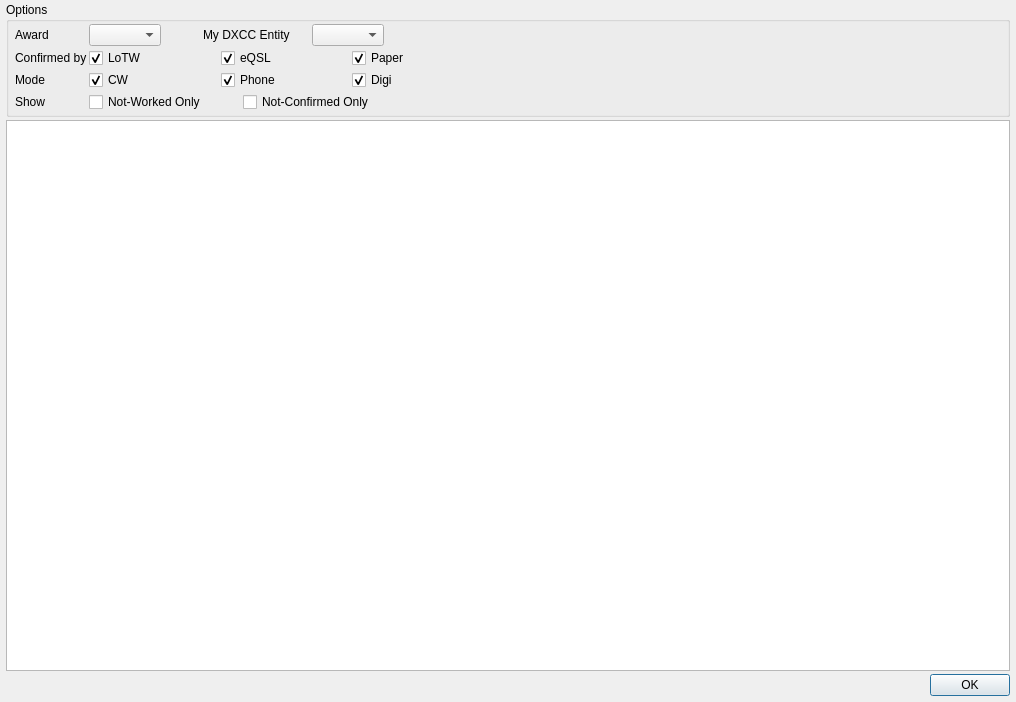
<?xml version="1.0" encoding="UTF-8"?>
<ui version="4.0">
 <class>AwardsDialog</class>
 <widget class="QDialog" name="AwardsDialog">
  <property name="geometry">
   <rect>
    <x>0</x>
    <y>0</y>
    <width>1016</width>
    <height>702</height>
   </rect>
  </property>
  <property name="windowTitle">
   <string>Awards</string>
  </property>
  <layout class="QVBoxLayout" name="verticalLayout">
   <property name="spacing">
    <number>3</number>
   </property>
   <property name="leftMargin">
    <number>6</number>
   </property>
   <property name="topMargin">
    <number>2</number>
   </property>
   <property name="rightMargin">
    <number>6</number>
   </property>
   <property name="bottomMargin">
    <number>6</number>
   </property>
   <item>
    <widget class="QGroupBox" name="awardGroupBox">
     <property name="title">
      <string>Options</string>
     </property>
     <layout class="QFormLayout" name="formLayout_2">
      <property name="horizontalSpacing">
       <number>2</number>
      </property>
      <property name="verticalSpacing">
       <number>2</number>
      </property>
      <property name="leftMargin">
       <number>6</number>
      </property>
      <property name="topMargin">
       <number>2</number>
      </property>
      <property name="rightMargin">
       <number>6</number>
      </property>
      <property name="bottomMargin">
       <number>2</number>
      </property>
      <item row="0" column="0">
       <widget class="QLabel" name="awardNameLabel">
        <property name="text">
         <string>Award</string>
        </property>
       </widget>
      </item>
      <item row="0" column="1">
       <layout class="QHBoxLayout" name="horizontalLayout_3">
        <item>
         <widget class="QComboBox" name="awardComboBox">
          <property name="sizePolicy">
           <sizepolicy hsizetype="Maximum" vsizetype="Fixed">
            <horstretch>0</horstretch>
            <verstretch>0</verstretch>
           </sizepolicy>
          </property>
         </widget>
        </item>
        <item>
         <spacer name="horizontalSpacer">
          <property name="orientation">
           <enum>Qt::Horizontal</enum>
          </property>
          <property name="sizeType">
           <enum>QSizePolicy::Maximum</enum>
          </property>
          <property name="sizeHint" stdset="0">
           <size>
            <width>40</width>
            <height>20</height>
           </size>
          </property>
         </spacer>
        </item>
        <item>
         <widget class="QLabel" name="myEntityLabel">
          <property name="text">
           <string>My DXCC Entity</string>
          </property>
         </widget>
        </item>
        <item>
         <spacer name="horizontalSpacer_3">
          <property name="orientation">
           <enum>Qt::Horizontal</enum>
          </property>
          <property name="sizeType">
           <enum>QSizePolicy::Minimum</enum>
          </property>
          <property name="sizeHint" stdset="0">
           <size>
            <width>20</width>
            <height>20</height>
           </size>
          </property>
         </spacer>
        </item>
        <item>
         <widget class="QComboBox" name="myEntityComboBox">
          <property name="sizePolicy">
           <sizepolicy hsizetype="Maximum" vsizetype="Fixed">
            <horstretch>0</horstretch>
            <verstretch>0</verstretch>
           </sizepolicy>
          </property>
         </widget>
        </item>
        <item>
         <spacer name="horizontalSpacer_2">
          <property name="orientation">
           <enum>Qt::Horizontal</enum>
          </property>
          <property name="sizeHint" stdset="0">
           <size>
            <width>40</width>
            <height>20</height>
           </size>
          </property>
         </spacer>
        </item>
       </layout>
      </item>
      <item row="1" column="0">
       <widget class="QLabel" name="confirmedLabel">
        <property name="text">
         <string>Confirmed by</string>
        </property>
       </widget>
      </item>
      <item row="1" column="1">
       <layout class="QHBoxLayout" name="horizontalLayout" stretch="1,1,5">
        <item>
         <widget class="QCheckBox" name="lotwCheckBox">
          <property name="text">
           <string>LoTW</string>
          </property>
          <property name="checked">
           <bool>true</bool>
          </property>
         </widget>
        </item>
        <item>
         <widget class="QCheckBox" name="eqslCheckBox">
          <property name="text">
           <string>eQSL</string>
          </property>
          <property name="checked">
           <bool>true</bool>
          </property>
         </widget>
        </item>
        <item>
         <widget class="QCheckBox" name="paperCheckBox">
          <property name="text">
           <string>Paper</string>
          </property>
          <property name="checked">
           <bool>true</bool>
          </property>
         </widget>
        </item>
       </layout>
      </item>
      <item row="2" column="0">
       <widget class="QLabel" name="modelabel">
        <property name="text">
         <string>Mode</string>
        </property>
       </widget>
      </item>
      <item row="2" column="1">
       <layout class="QHBoxLayout" name="horizontalLayout_2" stretch="1,1,5">
        <item>
         <widget class="QCheckBox" name="cwCheckBox">
          <property name="text">
           <string>CW</string>
          </property>
          <property name="checked">
           <bool>true</bool>
          </property>
         </widget>
        </item>
        <item>
         <widget class="QCheckBox" name="phoneCheckBox">
          <property name="text">
           <string>Phone</string>
          </property>
          <property name="checked">
           <bool>true</bool>
          </property>
         </widget>
        </item>
        <item>
         <widget class="QCheckBox" name="digiCheckBox">
          <property name="text">
           <string>Digi</string>
          </property>
          <property name="checked">
           <bool>true</bool>
          </property>
         </widget>
        </item>
       </layout>
      </item>
      <item row="4" column="1">
       <layout class="QHBoxLayout" name="horizontalLayout_4" stretch="1,5">
        <item>
         <widget class="QCheckBox" name="notWorkedCheckBox">
          <property name="text">
           <string>Not-Worked Only</string>
          </property>
         </widget>
        </item>
        <item>
         <widget class="QCheckBox" name="notConfirmedCheckBox">
          <property name="text">
           <string>Not-Confirmed Only</string>
          </property>
         </widget>
        </item>
       </layout>
      </item>
      <item row="4" column="0">
       <widget class="QLabel" name="notWorkedLabel">
        <property name="text">
         <string>Show</string>
        </property>
       </widget>
      </item>
     </layout>
    </widget>
   </item>
   <item>
    <widget class="QTableView" name="awardTableView">
     <property name="focusPolicy">
      <enum>Qt::ClickFocus</enum>
     </property>
     <property name="editTriggers">
      <set>QAbstractItemView::NoEditTriggers</set>
     </property>
     <property name="alternatingRowColors">
      <bool>true</bool>
     </property>
     <property name="selectionMode">
      <enum>QAbstractItemView::SingleSelection</enum>
     </property>
     <property name="verticalScrollMode">
      <enum>QAbstractItemView::ScrollPerPixel</enum>
     </property>
     <property name="horizontalScrollMode">
      <enum>QAbstractItemView::ScrollPerPixel</enum>
     </property>
     <attribute name="horizontalHeaderVisible">
      <bool>true</bool>
     </attribute>
     <attribute name="horizontalHeaderCascadingSectionResizes">
      <bool>true</bool>
     </attribute>
     <attribute name="verticalHeaderVisible">
      <bool>false</bool>
     </attribute>
     <attribute name="verticalHeaderMinimumSectionSize">
      <number>20</number>
     </attribute>
     <attribute name="verticalHeaderDefaultSectionSize">
      <number>20</number>
     </attribute>
     <attribute name="verticalHeaderHighlightSections">
      <bool>false</bool>
     </attribute>
    </widget>
   </item>
   <item>
    <widget class="QDialogButtonBox" name="buttonBox">
     <property name="orientation">
      <enum>Qt::Horizontal</enum>
     </property>
     <property name="standardButtons">
      <set>QDialogButtonBox::Ok</set>
     </property>
    </widget>
   </item>
  </layout>
 </widget>
 <resources/>
 <connections>
  <connection>
   <sender>buttonBox</sender>
   <signal>accepted()</signal>
   <receiver>AwardsDialog</receiver>
   <slot>accept()</slot>
   <hints>
    <hint type="sourcelabel">
     <x>259</x>
     <y>738</y>
    </hint>
    <hint type="destinationlabel">
     <x>157</x>
     <y>274</y>
    </hint>
   </hints>
  </connection>
  <connection>
   <sender>buttonBox</sender>
   <signal>rejected()</signal>
   <receiver>AwardsDialog</receiver>
   <slot>reject()</slot>
   <hints>
    <hint type="sourcelabel">
     <x>327</x>
     <y>738</y>
    </hint>
    <hint type="destinationlabel">
     <x>286</x>
     <y>274</y>
    </hint>
   </hints>
  </connection>
  <connection>
   <sender>awardComboBox</sender>
   <signal>currentIndexChanged(int)</signal>
   <receiver>AwardsDialog</receiver>
   <slot>refreshTable(int)</slot>
   <hints>
    <hint type="sourcelabel">
     <x>409</x>
     <y>69</y>
    </hint>
    <hint type="destinationlabel">
     <x>345</x>
     <y>295</y>
    </hint>
   </hints>
  </connection>
  <connection>
   <sender>myEntityComboBox</sender>
   <signal>currentIndexChanged(int)</signal>
   <receiver>AwardsDialog</receiver>
   <slot>refreshTable(int)</slot>
   <hints>
    <hint type="sourcelabel">
     <x>409</x>
     <y>109</y>
    </hint>
    <hint type="destinationlabel">
     <x>345</x>
     <y>295</y>
    </hint>
   </hints>
  </connection>
  <connection>
   <sender>eqslCheckBox</sender>
   <signal>stateChanged(int)</signal>
   <receiver>AwardsDialog</receiver>
   <slot>refreshTable(int)</slot>
   <hints>
    <hint type="sourcelabel">
     <x>689</x>
     <y>164</y>
    </hint>
    <hint type="destinationlabel">
     <x>345</x>
     <y>295</y>
    </hint>
   </hints>
  </connection>
  <connection>
   <sender>lotwCheckBox</sender>
   <signal>stateChanged(int)</signal>
   <receiver>AwardsDialog</receiver>
   <slot>refreshTable(int)</slot>
   <hints>
    <hint type="sourcelabel">
     <x>236</x>
     <y>149</y>
    </hint>
    <hint type="destinationlabel">
     <x>345</x>
     <y>295</y>
    </hint>
   </hints>
  </connection>
  <connection>
   <sender>paperCheckBox</sender>
   <signal>stateChanged(int)</signal>
   <receiver>AwardsDialog</receiver>
   <slot>refreshTable(int)</slot>
   <hints>
    <hint type="sourcelabel">
     <x>960</x>
     <y>164</y>
    </hint>
    <hint type="destinationlabel">
     <x>345</x>
     <y>295</y>
    </hint>
   </hints>
  </connection>
  <connection>
   <sender>cwCheckBox</sender>
   <signal>stateChanged(int)</signal>
   <receiver>AwardsDialog</receiver>
   <slot>refreshTable(int)</slot>
   <hints>
    <hint type="sourcelabel">
     <x>236</x>
     <y>189</y>
    </hint>
    <hint type="destinationlabel">
     <x>345</x>
     <y>295</y>
    </hint>
   </hints>
  </connection>
  <connection>
   <sender>phoneCheckBox</sender>
   <signal>stateChanged(int)</signal>
   <receiver>AwardsDialog</receiver>
   <slot>refreshTable(int)</slot>
   <hints>
    <hint type="sourcelabel">
     <x>689</x>
     <y>204</y>
    </hint>
    <hint type="destinationlabel">
     <x>345</x>
     <y>295</y>
    </hint>
   </hints>
  </connection>
  <connection>
   <sender>digiCheckBox</sender>
   <signal>stateChanged(int)</signal>
   <receiver>AwardsDialog</receiver>
   <slot>refreshTable(int)</slot>
   <hints>
    <hint type="sourcelabel">
     <x>960</x>
     <y>204</y>
    </hint>
    <hint type="destinationlabel">
     <x>345</x>
     <y>295</y>
    </hint>
   </hints>
  </connection>
  <connection>
   <sender>awardTableView</sender>
   <signal>doubleClicked(QModelIndex)</signal>
   <receiver>AwardsDialog</receiver>
   <slot>awardTableDoubleClicked(QModelIndex)</slot>
   <hints>
    <hint type="sourcelabel">
     <x>521</x>
     <y>419</y>
    </hint>
    <hint type="destinationlabel">
     <x>521</x>
     <y>350</y>
    </hint>
   </hints>
  </connection>
  <connection>
   <sender>notWorkedCheckBox</sender>
   <signal>stateChanged(int)</signal>
   <receiver>AwardsDialog</receiver>
   <slot>refreshTable(int)</slot>
   <hints>
    <hint type="sourcelabel">
     <x>562</x>
     <y>96</y>
    </hint>
    <hint type="destinationlabel">
     <x>507</x>
     <y>350</y>
    </hint>
   </hints>
  </connection>
  <connection>
   <sender>notConfirmedCheckBox</sender>
   <signal>stateChanged(int)</signal>
   <receiver>AwardsDialog</receiver>
   <slot>refreshTable(int)</slot>
   <hints>
    <hint type="sourcelabel">
     <x>628</x>
     <y>325</y>
    </hint>
    <hint type="destinationlabel">
     <x>507</x>
     <y>350</y>
    </hint>
   </hints>
  </connection>
 </connections>
 <slots>
  <slot>refreshTable(int)</slot>
  <slot>awardTableDoubleClicked(QModelIndex)</slot>
 </slots>
</ui>
